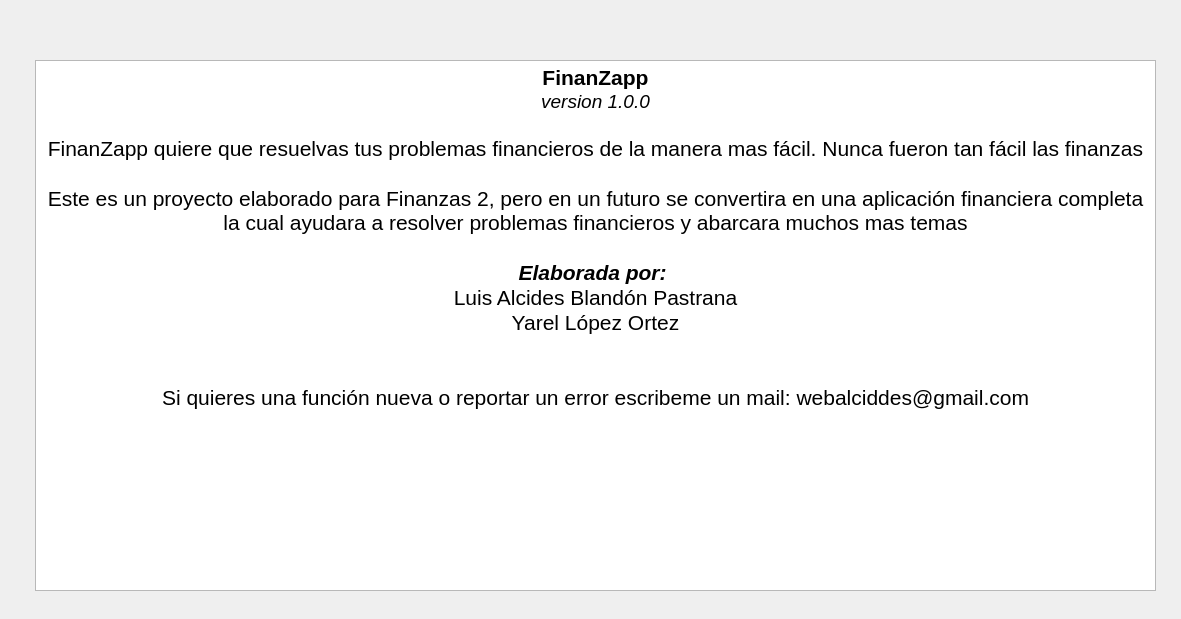
<?xml version="1.0" encoding="UTF-8"?>
<ui version="4.0">
 <class>Dialog</class>
 <widget class="QDialog" name="Dialog">
  <property name="windowModality">
   <enum>Qt::ApplicationModal</enum>
  </property>
  <property name="geometry">
   <rect>
    <x>0</x>
    <y>0</y>
    <width>1181</width>
    <height>619</height>
   </rect>
  </property>
  <property name="windowTitle">
   <string>Acerca de</string>
  </property>
  <widget class="QTextBrowser" name="textBrowser">
   <property name="geometry">
    <rect>
     <x>35</x>
     <y>60</y>
     <width>1121</width>
     <height>531</height>
    </rect>
   </property>
   <property name="html">
    <string>&lt;!DOCTYPE HTML PUBLIC &quot;-//W3C//DTD HTML 4.0//EN&quot; &quot;http://www.w3.org/TR/REC-html40/strict.dtd&quot;&gt;
&lt;html&gt;&lt;head&gt;&lt;meta name=&quot;qrichtext&quot; content=&quot;1&quot; /&gt;&lt;meta charset=&quot;utf-8&quot; /&gt;&lt;style type=&quot;text/css&quot;&gt;
p, li { white-space: pre-wrap; }
hr { height: 1px; border-width: 0; }
li.unchecked::marker { content: &quot;\2610&quot;; }
li.checked::marker { content: &quot;\2612&quot;; }
&lt;/style&gt;&lt;/head&gt;&lt;body style=&quot; font-family:'Segoe UI'; font-size:9pt; font-weight:400; font-style:normal;&quot;&gt;
&lt;p align=&quot;center&quot; style=&quot; margin-top:0px; margin-bottom:0px; margin-left:0px; margin-right:0px; -qt-block-indent:0; text-indent:0px;&quot;&gt;&lt;span style=&quot; font-size:16pt; font-weight:700;&quot;&gt;FinanZapp&lt;/span&gt;&lt;/p&gt;
&lt;p align=&quot;center&quot; style=&quot; margin-top:0px; margin-bottom:0px; margin-left:0px; margin-right:0px; -qt-block-indent:0; text-indent:0px;&quot;&gt;&lt;span style=&quot; font-size:14pt; font-style:italic;&quot;&gt;version 1.0.0&lt;/span&gt;&lt;/p&gt;
&lt;p align=&quot;center&quot; style=&quot;-qt-paragraph-type:empty; margin-top:0px; margin-bottom:0px; margin-left:0px; margin-right:0px; -qt-block-indent:0; text-indent:0px; font-size:14pt;&quot;&gt;&lt;br /&gt;&lt;/p&gt;
&lt;p align=&quot;center&quot; style=&quot; margin-top:0px; margin-bottom:0px; margin-left:0px; margin-right:0px; -qt-block-indent:0; text-indent:0px;&quot;&gt;&lt;span style=&quot; font-size:16pt;&quot;&gt;FinanZapp quiere que resuelvas tus problemas financieros de la manera mas fácil. Nunca fueron tan fácil las finanzas&lt;/span&gt;&lt;/p&gt;
&lt;p align=&quot;center&quot; style=&quot;-qt-paragraph-type:empty; margin-top:0px; margin-bottom:0px; margin-left:0px; margin-right:0px; -qt-block-indent:0; text-indent:0px; font-size:16pt;&quot;&gt;&lt;br /&gt;&lt;/p&gt;
&lt;p align=&quot;center&quot; style=&quot; margin-top:0px; margin-bottom:0px; margin-left:0px; margin-right:0px; -qt-block-indent:0; text-indent:0px;&quot;&gt;&lt;span style=&quot; font-size:16pt;&quot;&gt;Este es un proyecto elaborado para Finanzas 2, pero en un futuro se convertira en una aplicación financiera completa la cual ayudara a resolver problemas financieros y abarcara muchos mas temas&lt;/span&gt;&lt;/p&gt;
&lt;p style=&quot;-qt-paragraph-type:empty; margin-top:0px; margin-bottom:0px; margin-left:0px; margin-right:0px; -qt-block-indent:0; text-indent:0px; font-size:16pt;&quot;&gt;&lt;br /&gt;&lt;/p&gt;
&lt;p align=&quot;center&quot; style=&quot; margin-top:0px; margin-bottom:0px; margin-left:0px; margin-right:0px; -qt-block-indent:0; text-indent:0px;&quot;&gt;&lt;span style=&quot; font-size:16pt; font-weight:700; font-style:italic;&quot;&gt;Elaborada por: &lt;/span&gt;&lt;/p&gt;
&lt;p align=&quot;center&quot; style=&quot; margin-top:0px; margin-bottom:0px; margin-left:0px; margin-right:0px; -qt-block-indent:0; text-indent:0px;&quot;&gt;&lt;span style=&quot; font-size:16pt;&quot;&gt;Luis Alcides Blandón Pastrana&lt;/span&gt;&lt;/p&gt;
&lt;p align=&quot;center&quot; style=&quot; margin-top:0px; margin-bottom:0px; margin-left:0px; margin-right:0px; -qt-block-indent:0; text-indent:0px;&quot;&gt;&lt;span style=&quot; font-size:16pt;&quot;&gt;Yarel López Ortez&lt;/span&gt;&lt;/p&gt;
&lt;p style=&quot;-qt-paragraph-type:empty; margin-top:0px; margin-bottom:0px; margin-left:0px; margin-right:0px; -qt-block-indent:0; text-indent:0px; font-size:16pt;&quot;&gt;&lt;br /&gt;&lt;/p&gt;
&lt;p style=&quot;-qt-paragraph-type:empty; margin-top:0px; margin-bottom:0px; margin-left:0px; margin-right:0px; -qt-block-indent:0; text-indent:0px; font-size:16pt;&quot;&gt;&lt;br /&gt;&lt;/p&gt;
&lt;p align=&quot;center&quot; style=&quot; margin-top:0px; margin-bottom:0px; margin-left:0px; margin-right:0px; -qt-block-indent:0; text-indent:0px;&quot;&gt;&lt;span style=&quot; font-size:16pt;&quot;&gt;Si quieres una función nueva o reportar un error escribeme un mail: webalciddes@gmail.com&lt;/span&gt;&lt;/p&gt;&lt;/body&gt;&lt;/html&gt;</string>
   </property>
  </widget>
 </widget>
 <resources/>
 <connections/>
</ui>
